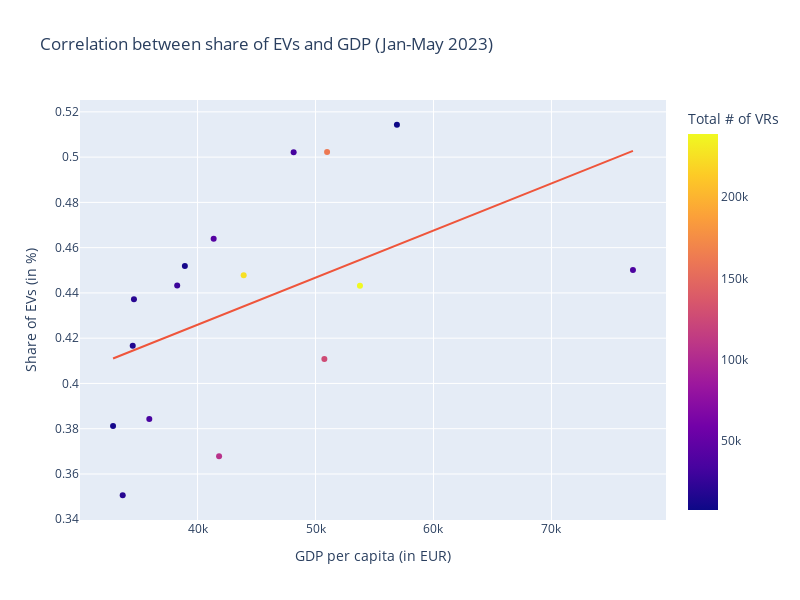

The code cell stored with this chart in its notebook:
### Markdown cell above
## Is there a correlation between share of EVs and GDP?
To answer our initial question, we use plotly to draw a scatterplot of all federal states, the x-axis representing the GDP and the y-axis showing the share of EVs among all vehicle reigstrations. The total number of EVs includes both purely electric and hybrid driven cars.

The states will be colored based on the total number of vehicle registrations, allowing us to see additionaly where the most vehicles are registered.  

To better visualize a potential correlation between share of VRs and GDP, a trendline is computed, using a linear regression based on the "ordinary least squares" method.
The trend line is displayed as an orange linear line.

### Code cell
fig = px.scatter(aggr_df,
                 x='gdp_per_capita',
                 y='share_electric',
                 color='total',
                 hover_data=['federal_state'],
                 trendline='ols',
                 title=f"Correlation between share of EVs and GDP ({calendar.month_abbr[first_month]}-{calendar.month_abbr[last_month]} {year})",
                 labels={
                     'share_electric': "Share of EVs (in %)",
                     'gdp_per_capita': "GDP per capita (in EUR)",
                     'total': "Total # of VRs",
                     'federal_state': 'State'
                 }, width=800, height=600)


fig.show()

### Figure 1 — Plotly figure (JSON) as saved in the notebook; plotly's stock layout.template omitted (floating-point values rounded to 4 significant figures)
{"data": [{"customdata": [["Baden-Württemberg"], ["Bayern"], ["Berlin"], ["Brandenburg"], ["Bremen"], ["Hamburg"], ["Hessen"], ["Mecklenburg-Vorpommern"], ["Niedersachsen"], ["Nordrhein-Westfalen"], ["Rheinland-Pfalz"], ["Saarland"], ["Sachsen"], ["Sachsen-Anhalt"], ["Schleswig-Holstein"], ["Thüringen"]], "hovertemplate": "GDP per capita (in EUR)=%{x}<br>Share of EVs (in %)=%{y}<br>State=%{customdata[0]}<br>Total # of VRs=%{marker.color}<extra></extra>", "legendgroup": "", "marker": {"color": [161602, 239012, 33056, 19324, 7180, 36806, 126125, 11049, 106223, 225158, 41693, 11113, 34837, 16204, 27771, 18969], "coloraxis": "coloraxis", "symbol": "circle"}, "mode": "markers", "name": "", "orientation": "v", "showlegend": false, "type": "scatter", "x": [50982, 53768, 48147, 34610, 56901, 76910, 50751, 32837, 41826, 43910, 41366, 38925, 35909, 34505, 38274, 33656], "xaxis": "x", "y": [0.5023, 0.4432, 0.5022, 0.4372, 0.5143, 0.4501, 0.4108, 0.3812, 0.3678, 0.4478, 0.4639, 0.4519, 0.3843, 0.4166, 0.4433, 0.3506], "yaxis": "y"}, {"hovertemplate": "<b>OLS trendline</b><br>share_electric = 2.08062e-06 * gdp_per_capita + 0.342715<br>R<sup>2</sup>=0.246874<br><br>GDP per capita (in EUR)=%{x}<br>Share of EVs (in %)=%{y} <b>(trend)</b><extra></extra>", "legendgroup": "", "marker": {"symbol": "circle"}, "mode": "lines", "name": "", "showlegend": false, "type": "scatter", "x": [32837, 33656, 34505, 34610, 35909, 38274, 38925, 41366, 41826, 43910, 48147, 50751, 50982, 53768, 56901, 76910], "xaxis": "x", "y": [0.411, 0.4127, 0.4145, 0.4147, 0.4174, 0.4223, 0.4237, 0.4288, 0.4297, 0.4341, 0.4429, 0.4483, 0.4488, 0.4546, 0.4611, 0.5027], "yaxis": "y"}], "layout": {"coloraxis": {"colorbar": {"title": {"text": "Total # of VRs"}}, "colorscale": [[0, "#0d0887"], [0.1111, "#46039f"], [0.2222, "#7201a8"], [0.3333, "#9c179e"], [0.4444, "#bd3786"], [0.5556, "#d8576b"], [0.6667, "#ed7953"], [0.7778, "#fb9f3a"], [0.8889, "#fdca26"], [1, "#f0f921"]]}, "height": 600, "legend": {"tracegroupgap": 0}, "title": {"text": "Correlation between share of EVs and GDP (Jan-May 2023)"}, "width": 800, "xaxis": {"anchor": "y", "domain": [0, 1], "title": {"text": "GDP per capita (in EUR)"}}, "yaxis": {"anchor": "x", "domain": [0, 1], "title": {"text": "Share of EVs (in %)"}}}}
